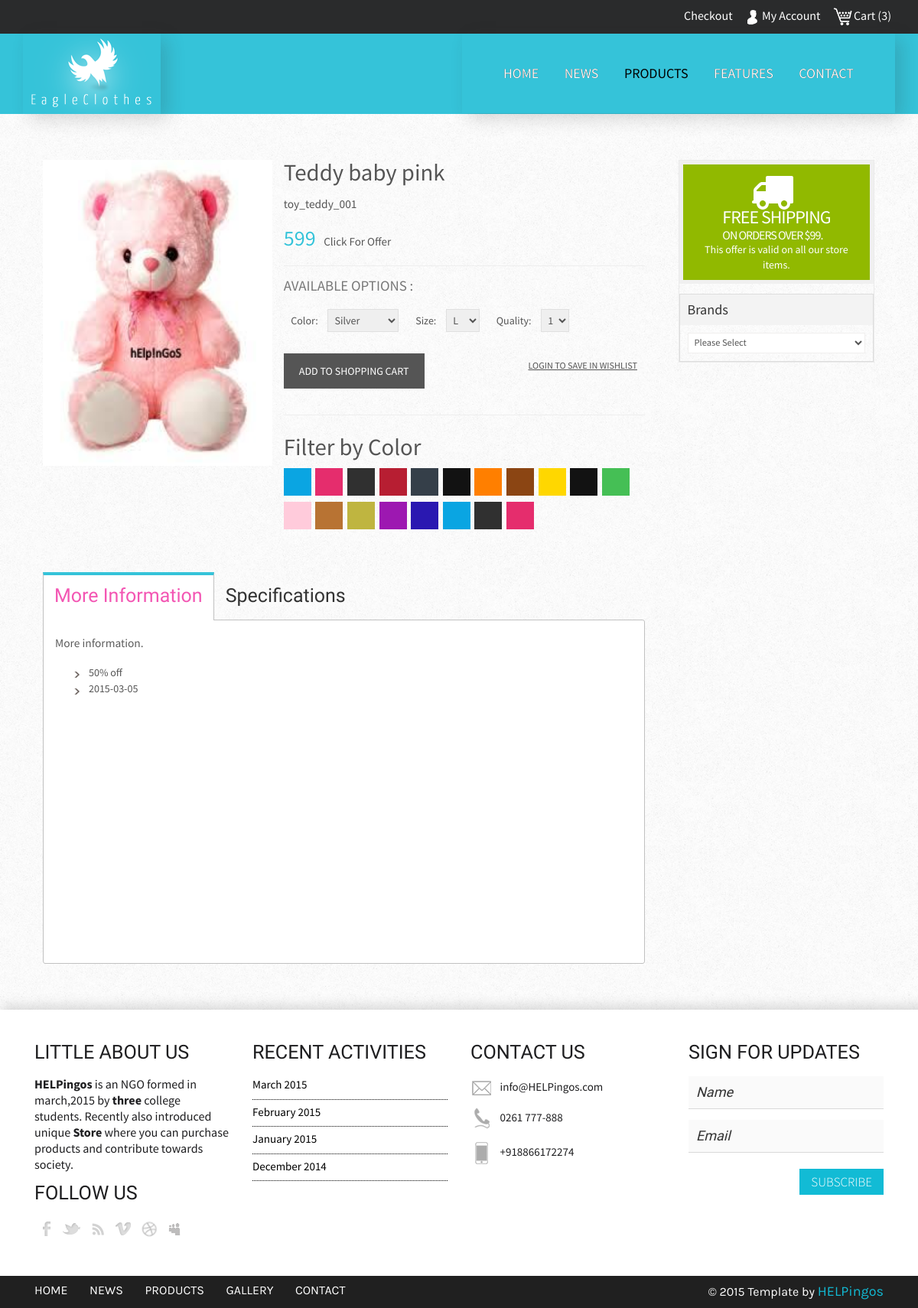
The page /singlesunny.php?product_id=8 on the database its author committed.
### tables this page shows
CREATE TABLE IF NOT EXISTS `helpingos_product` (
  `Pro_id` int(11) NOT NULL AUTO_INCREMENT,
  `pro_category_id` varchar(50) NOT NULL,
  `pro_name` varchar(100) NOT NULL,
  `pro_code` varchar(100) NOT NULL,
  `pro_gender` varchar(6) NOT NULL,
  `pro_price` float NOT NULL,
  `pro_date` varchar(30) NOT NULL,
  `pro_offer` text NOT NULL,
  `pro_description` text NOT NULL,
  `pro_image` varchar(1000) NOT NULL,
  PRIMARY KEY (`Pro_id`)
);

### singlesunny.php (the view, shortened to what this page needs)
<html>
<head>
<link href="css/bootstrap.css" rel='stylesheet' type='text/css' />
<link href="css/style.css" rel="stylesheet" type="text/css" media="all" />
<link rel="stylesheet" href="css/etalage.css">
<link type="text/css" rel="stylesheet" href="css/easy-responsive-tabs.css" />
</head>
<body>
	<div class="user-desc">
		<div class="container">
			<ul>
				<li><a href="checkout.php">Checkout</a></li>
				<li><i class="user"></i><a href="account.html">My Account</a></li>
				<li><i class="cart"></i><a href="cart.php">Cart (3)</a></li>
			</ul>
		</div>
	</div>
	<div class="header">
		<div class="header-top">
			<div class="container">
				<div class="logo">
					<a href="index.php"><img src="images/logo.png" alt="" /></a>
				</div>
				<div class="top-menu">
					<ul class="cl-effect-15">
						<li><a href="index.php" data-hover="HOME">HOME</a></li>
						<li><a href="404.php" data-hover="NEWS">NEWS</a></li>
						<li><a class="active" href="products.php">PRODUCTS</a></li>
						<li><a href="404.php" data-hover="FEATURES">FEATURES</a></li>
						<li><a href="contact.php" data-hover="CONTACT">CONTACT</a></li>
					</ul>
				</div>
				<div class="clearfix"></div>
			</div>
		</div>
	</div>
	<div class="single">
			<?php
			$conn= mysql_connect("localhost","root","");
				$query= "SELECT * FROM helpingos_product WHERE pro_id='".$_REQUEST['product_id']."'";
				$retval=mysql_query($query,$conn);
					while($product=mysql_fetch_assoc($retval)){
			echo "<div class='left_content'>";
			echo	"<div class='span_1_of_left'>";
			echo		"<div class='grid images_3_of_2'>";
			echo			"<ul id='etalage'>";
			echo				"<li>";
			echo					"<a href=''>";
			echo						"<img class='etalage_thumb_image' src='images/".$product['pro_image']."' class='img-responsive' />";
			echo					"</a>";
			echo				"</li>";
			echo			"</ul>";
			echo		"</div>";
			echo		"<div class='span1_of_1_des'>";
			echo			"<div class='desc1'>";
			echo				"<h3> ".$product['pro_name']." </h3>";
			echo				"<p>".$product['pro_code']."</p>";
			echo				"<h5> ".$product['pro_price']." <a href=''>click for offer</a></h5>";
			?>
								<div class="available">
								<h4>Available Options :</h4>
									<ul>
										<li>Color:
											<select>
											<option>Silver</option>
										</select></li>
										<li>Size:
											<select>
												<option>L</option>
											</select>
										</li>
										<li>Quality:
											<select>
												<option>1</option>
											</select>
										</li>
									</ul>
									<div class="btn_form">
										<form id="cartform" name="cartform" method="post" action="">
											<a href="single.php?page=products&action=add&id=<?php echo $product['Pro_id'] ?>"><input type="submit" name="button" id="button" value="Add to Shopping Cart" /></a>
										</form>
									</div>
									<span class="span_right"><a href="#">login to save in wishlist </a></span>
									<div class="clearfix"></div>
								</div>
								<div class="filter-by-color">
									<h3>Filter by Color</h3>
									<ul class="w_nav2">
										<li><a class="color1" href="#"></a></li>
										<li><a class="color2" href="#"></a></li>
										<li><a class="color3" href="#"></a></li>
										<li><a class="color4" href="#"></a></li>
										<li><a class="color5" href="#"></a></li>
										<li><a class="color10" href="#"></a></li>
										<li><a class="color7" href="#"></a></li>
										<li><a class="color8" href="#"></a></li>
										<li><a class="color9" href="#"></a></li>
										<li><a class="color10" href="#"></a></li>
										<li><a class="color6" href="#"></a></li>
										<li><a class="color13" href="#"></a></li>
										<li><a class="color14" href="#"></a></li>
										<li><a class="color15" href="#"></a></li>
										<li><a class="color16" href="#"></a></li>
										<li><a class="color17" href="#"></a></li>
										<li><a class="color1" href="#"></a></li>
										<li><a class="color3" href="#"></a></li>
										<li><a class="color2" href="#"></a></li>
									</ul>
								</div>
			<?php
			echo			"</div>";
			echo		"</div>";
			echo		"<div class='clearfix'></div>";
			echo	"</div>";
			echo	"<div id='horizontalTab'>";
			echo		"<ul class='resp-tabs-list'>";
			echo			"<li>More Information</li>";
			echo			"<li>Specifications</li>";
			echo		"</ul>";
			echo		"<div class='resp-tabs-container'>";
			echo			"<div class='tab-content'>";
			echo				"<p>More information.</p>";
			echo				"<ul>";
			echo					"<li>".$product['pro_offer']."</li>";
			echo					"<li>".$product['pro_date']."</li>";
			echo				"</ul>";
			echo			"</div>";
			echo		"</div>";
			echo	"</div>";
			echo"</div>";
					}
			?>
			<div class="left_sidebar">
					<div class="sellers">
						<div class="banner-wrap bottom_banner color_link">
							<a href="#" class="main_link">
							<figure><img src="images/delivery.png" alt=""></figure>
							<h5><span>Free Shipping</span><br> on orders over $99.</h5><p>This offer is valid on all our store items.</p></a>
						</div>
						<div class="brands">
							 <h1>Brands</h1>
					  		 <div class="field">
				                 <select class="select1">
				                   <option>Please Select</option>
				                  </select>
				            </div>
			    		</div>
					</div>
				</div>
          	    <div class="clearfix"></div>
		</div>
<?php include('footer.php');?>

### css/etalage.css (style rules this page uses)
#etalage { display: none; }
#etalage .etalage_thumb { background: white url(../images/loading.gif) center no-repeat; }
.etalage, .etalage_thumb, .etalage_thumb_image, .etalage_source_image, .etalage_zoom_preview, .etalage_icon, .etalage_hint { display:none }
.etalage, .etalage ul, .etalage li, .etalage img, .etalage_hint, .etalage_icon, .etalage_description { margin:0; padding:0; border:0; list-style:none }
.etalage, .etalage_magnifier div, .etalage_magnifier div img, .etalage_small_thumbs ul, ul .etalage_small_thumbs li, .etalage_zoom_area div, .etalage_zoom_img { position:relative }
.etalage img, .etalage li { -webkit-user-select:none; -khtml-user-select:none; -moz-user-select:none; -o-user-select:none; user-select:none; -webkit-user-drag:none; -moz-user-drag:none; user-drag:none }
.etalage, .etalage_small_thumbs li { float:left }
.etalage li { position:absolute }
.etalage img { vertical-align:bottom; max-width:none; }
.etalage_thumb_image { width:100% !important; }
.etalage { direction:ltr; }

### css/easy-responsive-tabs.css (style rules this page uses)
﻿ ul.resp-tabs-list, p { margin: 0px; padding: 0px; }
.resp-tabs-list li { font-size: 25px; display: inline-block; padding: 13px 15px; margin: 0; list-style: none; cursor: pointer; float: left; font-weight:400; }
.resp-tabs-container { padding: 0px; background-color: #fff; clear: left; font-size: 14px; }
.resp-tab-content { display: none; padding: 15px; }
.resp-tab-active { border: 1px solid #c1c1c1; margin-bottom: -1px !important; padding: 9px 14px 14px 14px !important; border-bottom: none; background-color: #fff; border-top: 4px solid #35c3d9; color: #f356b3; }
.resp-tab-content { border: 1px solid #c1c1c1; }
.resp-tab-content-active { display: block; }

### rows shown on the page
helpingos_product: pro_image (picture), pro_name "Teddy baby pink", pro_code "toy_teddy_001", pro_price "599", pro_offer "50% off", pro_date "2015-03-05"
